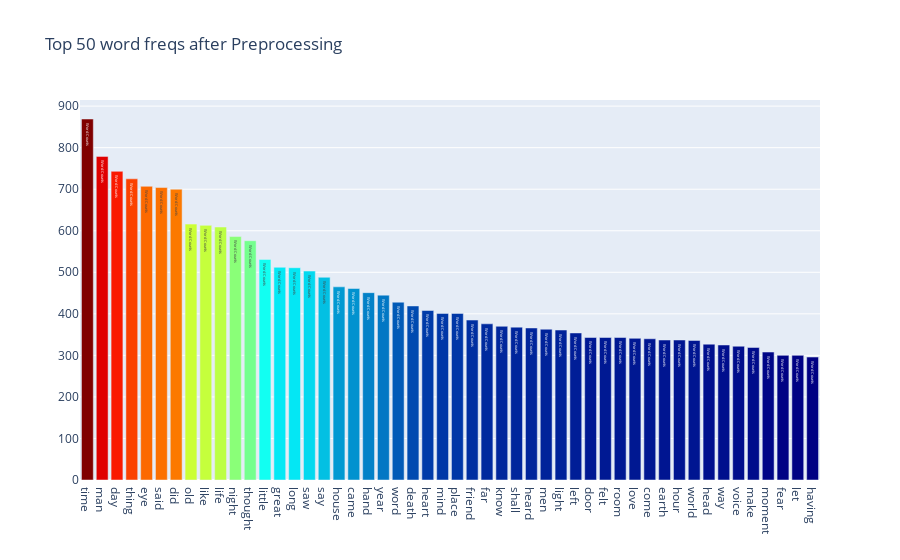
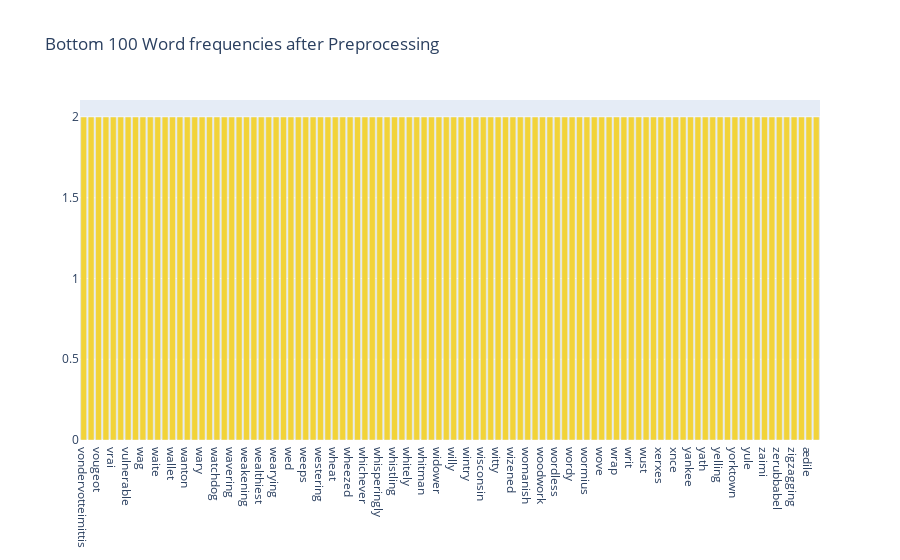

Notebook cell for these charts, in order:
### Markdown cell above
### Revisiting our Term Frequencies

### Code cell
feature_names = tf_vectorizer.get_feature_names()
count_vec = np.asarray(tf.sum(axis=0)).ravel()
zipped = list(zip(feature_names, count_vec))

x, y = (list(x) for x in zip(*sorted(zipped, key=lambda x: x[1], reverse=True)))
Y = np.concatenate([y[0:15], y[-16:-1]])
X = np.concatenate([x[0:15], x[-16:-1]])

#Plot plot.ly plot for top 50 word freq

data = [go.Bar(
    x= x[0:50],
    y = y[0:50],
    marker = dict(colorscale ="Jet",color = y[0:50]),
    text= "Word Counts"       
)]

layout = go.Layout(title = "Top 50 word freqs after Preprocessing")

fig = go.Figure(data = data, layout = layout)



py.iplot(fig, filename='basic-bar')

# Plotting the Plot.ly plot for the Top 50 word frequencies
data = [go.Bar(
            x = x[-100:],
            y = y[-100:],
            marker= dict(colorscale='Portland',
                         color = y[-100:]
                        )
    )]

layout = go.Layout(
    title='Bottom 100 Word frequencies after Preprocessing'
)

fig = go.Figure(data=data, layout=layout)

py.iplot(fig, filename='basic-bar')

### Figure 1 — Plotly figure (JSON) as saved in the notebook; plotly's stock layout.template omitted (floating-point values rounded to 4 significant figures)
{"data": [{"marker": {"color": [869, 779, 743, 725, 707, 704, 700, 616, 613, 609, 586, 576, 531, 512, 511, 503, 488, 465, 461, 451, 445, 428, 419, 408, 401, 401, 385, 376, 370, 368, 366, 363, 361, 354, 343, 343, 343, 341, 340, 337, 337, 336, 327, 325, 322, 319, 308, 300, 300, 296], "colorscale": [[0, "rgb(0,0,131)"], [0.2, "rgb(0,60,170)"], [0.4, "rgb(5,255,255)"], [0.6, "rgb(255,255,0)"], [0.8, "rgb(250,0,0)"], [1, "rgb(128,0,0)"]]}, "text": "Word Counts", "type": "bar", "x": ["time", "man", "day", "thing", "eye", "said", "did", "old", "like", "life", "night", "thought", "little", "great", "long", "saw", "say", "house", "came", "hand", "year", "word", "death", "heart", "mind", "place", "friend", "far", "know", "shall", "heard", "men", "light", "left", "door", "felt", "room", "love", "come", "earth", "hour", "world", "head", "way", "voice", "make", "moment", "fear", "let", "having"], "y": [869, 779, 743, 725, 707, 704, 700, 616, 613, 609, 586, 576, 531, 512, 511, 503, 488, 465, 461, 451, 445, 428, 419, 408, 401, 401, 385, 376, 370, 368, 366, 363, 361, 354, 343, 343, 343, 341, 340, 337, 337, 336, 327, 325, 322, 319, 308, 300, 300, 296]}], "layout": {"title": {"text": "Top 50 word freqs after Preprocessing"}}}

### Figure 2 — Plotly figure (JSON) as saved in the notebook; plotly's stock layout.template omitted (floating-point values rounded to 4 significant figures)
{"data": [{"marker": {"color": [2, 2, 2, 2, 2, 2, 2, 2, 2, 2, 2, 2, 2, 2, 2, 2, 2, 2, 2, 2, 2, 2, 2, 2, 2, 2, 2, 2, 2, 2, 2, 2, 2, 2, 2, 2, 2, 2, 2, 2, 2, 2, 2, 2, 2, 2, 2, 2, 2, 2, 2, 2, 2, 2, 2, 2, 2, 2, 2, 2, 2, 2, 2, 2, 2, 2, 2, 2, 2, 2, 2, 2, 2, 2, 2, 2, 2, 2, 2, 2, 2, 2, 2, 2, 2, 2, 2, 2, 2, 2, 2, 2, 2, 2, 2, 2, 2, 2, 2, 2], "colorscale": [[0, "rgb(12,51,131)"], [0.25, "rgb(10,136,186)"], [0.5, "rgb(242,211,56)"], [0.75, "rgb(242,143,56)"], [1, "rgb(217,30,30)"]]}, "type": "bar", "x": ["vondervotteimittis", "votary", "vougeot", "vowel", "vrai", "vulgarly", "vulnerable", "waddle", "wag", "wainscot", "waite", "wale", "wallet", "wane", "wanton", "warn", "wary", "wast", "watchdog", "waver", "wavering", "waylayings", "weakening", "wealthier", "wealthiest", "wearily", "wearying", "webbed", "wed", "weekly", "weeps", "well", "westering", "westmorland", "wheat", "wheeled", "wheezed", "whereof", "whichever", "whir", "whisperingly", "whistle", "whistling", "whit", "whitely", "whitened", "whitman", "wholesale", "widower", "wield", "willy", "windward", "wintry", "wiping", "wisconsin", "wither", "witty", "wizardry", "wizened", "wolejko", "womanish", "womb", "woodwork", "woolwich", "wordless", "wordsworth", "wordy", "worker", "wormius", "wouldst", "wove", "wraith", "wrap", "wrestled", "writ", "wudn", "wust", "xari", "xerxes", "xii", "xnce", "xwl", "yankee", "yarn", "yath", "yea", "yelling", "yoke", "yorktown", "youngish", "yule", "yuletide", "zaimi", "zar", "zerubbabel", "zigzag", "zigzagging", "zodiacal", "ædile", "æronaut"], "y": [2, 2, 2, 2, 2, 2, 2, 2, 2, 2, 2, 2, 2, 2, 2, 2, 2, 2, 2, 2, 2, 2, 2, 2, 2, 2, 2, 2, 2, 2, 2, 2, 2, 2, 2, 2, 2, 2, 2, 2, 2, 2, 2, 2, 2, 2, 2, 2, 2, 2, 2, 2, 2, 2, 2, 2, 2, 2, 2, 2, 2, 2, 2, 2, 2, 2, 2, 2, 2, 2, 2, 2, 2, 2, 2, 2, 2, 2, 2, 2, 2, 2, 2, 2, 2, 2, 2, 2, 2, 2, 2, 2, 2, 2, 2, 2, 2, 2, 2, 2]}], "layout": {"title": {"text": "Bottom 100 Word frequencies after Preprocessing"}}}
